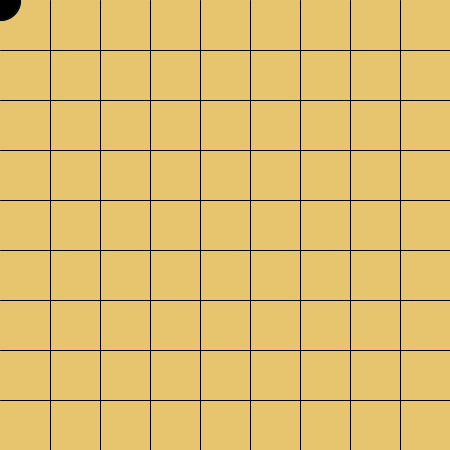
Frame 1 (no input)
Frame 60 (the mouse pressed at the canvas centre just before this capture): identical to frame 1, image omitted
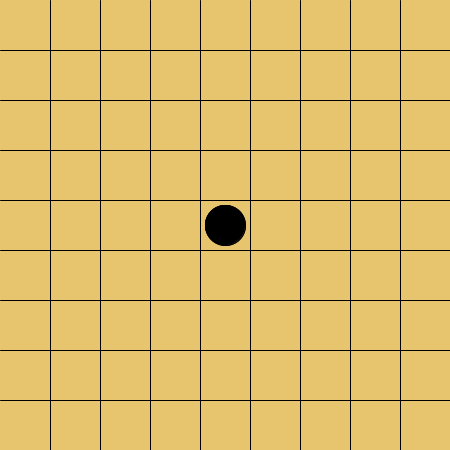
Frame 120 (the mouse held since frame 60 and released just before this capture)

The Processing sketch that drew these frames (run headless with seeded random() and noise(); from frame 60 on, the mouse is pressed at the canvas centre):

// Processing sketch: week16_5_GoForLine_mousePresssed
// ── week16_5_GoForLine_mousePresssed.pde
void setup(){
  size(450,450);
}
int bx=0, by=0;
void draw(){
  background(#E6C56E);
  //line(x=0,y=50,x=450,y=50);
  //line(0, 100, 450, 100);
  //line(0, 150, 450, 100);
  for(int y=50; y<450; y+=50){
    line(0, y, 450, y);
  }
  for(int x=50; x<450; x+=50){
    line(x, 0, x, 450);
  }
  fill(0);
  ellipse( mouseX, mouseY, 40, 40);
  ellipse( bx, by, 40, 40);
}
void mousePressed(){
  bx=mouseX; by=mouseY;
}
